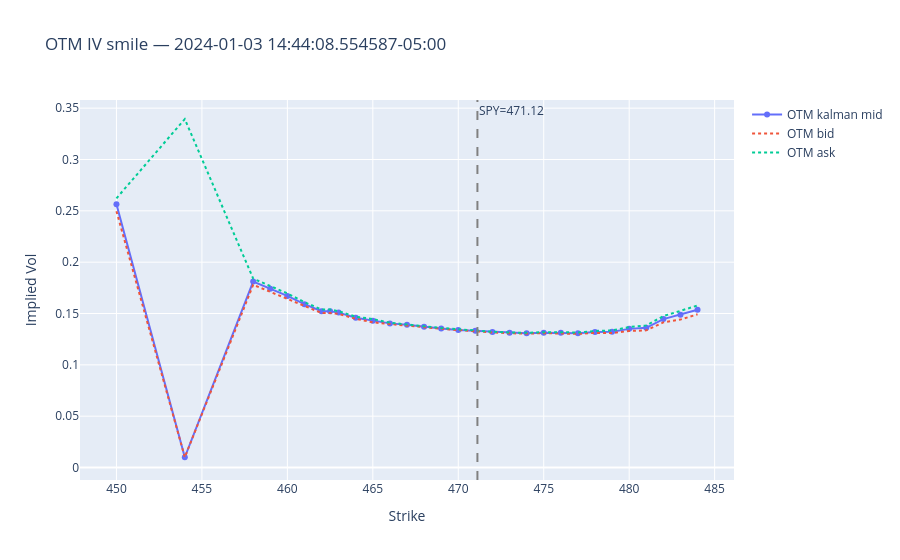

Source (notebook cell):
### Code cell
spy_mid = df_spy.filter(pl.col("ts_ns") <= snapshot_ts)["price"][-1]

otm_strikes = sorted(set(strikes_C) | set(strikes_P))
otm_mid, otm_bid, otm_ask = [], [], []

for k in otm_strikes:
    K_int = int(k)
    has_C = f"kalman_iv_{K_int}_C" in row.columns
    has_P = f"kalman_iv_{K_int}_P" in row.columns

    bid_C = row[f"bid_iv_{K_int}_C"][0] if has_C else None
    ask_C = row[f"ask_iv_{K_int}_C"][0] if has_C else None
    bid_P = row[f"bid_iv_{K_int}_P"][0] if has_P else None
    ask_P = row[f"ask_iv_{K_int}_P"][0] if has_P else None

    if has_C and has_P and None not in (bid_C, ask_C, bid_P, ask_P):
        i_bid = max(bid_C, bid_P)
        i_ask = min(ask_C, ask_P)
        if i_bid <= i_ask:
            # spreads overlap → use intersection
            otm_bid.append(i_bid)
            otm_ask.append(i_ask)
            otm_mid.append((i_bid + i_ask) / 2)
        else:
            # no overlap → use OTM leg
            if k > spy_mid:
                otm_bid.append(bid_C)
                otm_ask.append(ask_C)
                otm_mid.append(row[f"kalman_iv_{K_int}_C"][0])
            else:
                otm_bid.append(bid_P)
                otm_ask.append(ask_P)
                otm_mid.append(row[f"kalman_iv_{K_int}_P"][0])
    elif has_C and None not in (bid_C, ask_C):
        otm_bid.append(bid_C)
        otm_ask.append(ask_C)
        otm_mid.append(row[f"kalman_iv_{K_int}_C"][0])
    elif has_P and None not in (bid_P, ask_P):
        otm_bid.append(bid_P)
        otm_ask.append(ask_P)
        otm_mid.append(row[f"kalman_iv_{K_int}_P"][0])
    else:
        otm_bid.append(None)
        otm_ask.append(None)
        otm_mid.append(None)

fig = go.Figure()
fig.add_trace(go.Scatter(x=otm_strikes, y=otm_mid, mode="lines+markers", name="OTM kalman mid"))
fig.add_trace(
    go.Scatter(x=otm_strikes, y=otm_bid, mode="lines", name="OTM bid", line=dict(dash="dot"))
)
fig.add_trace(
    go.Scatter(x=otm_strikes, y=otm_ask, mode="lines", name="OTM ask", line=dict(dash="dot"))
)
fig.add_vline(x=spy_mid, line_dash="dash", line_color="gray", annotation_text=f"SPY={spy_mid:.2f}")
fig.update_layout(
    title=f"OTM IV smile — {snapshot_ts}",
    xaxis_title="Strike",
    yaxis_title="Implied Vol",
)
fig.show()

### Figure 1 — Plotly figure (JSON) as saved in the notebook; plotly's stock layout.template omitted (floating-point values rounded to 4 significant figures)
{"data": [{"mode": "lines+markers", "name": "OTM kalman mid", "type": "scatter", "x": [450, 454, 458, 459, 460, 461, 462, 462.5, 463, 464, 465, 466, 467, 468, 469, 470, 471, 472, 473, 474, 475, 476, 477, 478, 479, 480, 481, 482, 483, 484], "y": [0.2564, 0.01, 0.1811, 0.1741, 0.1672, 0.1591, 0.1522, 0.1522, 0.1509, 0.1458, 0.143, 0.1404, 0.1391, 0.1371, 0.1355, 0.1341, 0.1332, 0.1319, 0.1312, 0.1308, 0.1314, 0.1313, 0.1309, 0.1321, 0.1322, 0.135, 0.1361, 0.1445, 0.1487, 0.1537]}, {"line": {"dash": "dot"}, "mode": "lines", "name": "OTM bid", "type": "scatter", "x": [450, 454, 458, 459, 460, 461, 462, 462.5, 463, 464, 465, 466, 467, 468, 469, 470, 471, 472, 473, 474, 475, 476, 477, 478, 479, 480, 481, 482, 483, 484], "y": [0.2497, 0.01, 0.178, 0.1711, 0.1646, 0.1569, 0.1505, 0.1505, 0.1496, 0.1448, 0.1414, 0.1397, 0.1385, 0.1367, 0.1351, 0.1337, 0.1329, 0.1315, 0.1308, 0.1304, 0.1309, 0.1308, 0.1301, 0.1311, 0.1309, 0.133, 0.1336, 0.1414, 0.1441, 0.1493]}, {"line": {"dash": "dot"}, "mode": "lines", "name": "OTM ask", "type": "scatter", "x": [450, 454, 458, 459, 460, 461, 462, 462.5, 463, 464, 465, 466, 467, 468, 469, 470, 471, 472, 473, 474, 475, 476, 477, 478, 479, 480, 481, 482, 483, 484], "y": [0.2622, 0.3395, 0.184, 0.1769, 0.1695, 0.1611, 0.1538, 0.1538, 0.1522, 0.1469, 0.1446, 0.141, 0.1396, 0.1376, 0.1359, 0.1344, 0.1334, 0.1322, 0.1315, 0.1312, 0.1319, 0.1319, 0.1316, 0.133, 0.1335, 0.1368, 0.1384, 0.1475, 0.1524, 0.1578]}], "layout": {"annotations": [{"showarrow": false, "text": "SPY=471.12", "x": 471.1, "xanchor": "left", "xref": "x", "y": 1, "yanchor": "top", "yref": "y domain"}], "shapes": [{"line": {"color": "gray", "dash": "dash"}, "type": "line", "x0": 471.1, "x1": 471.1, "xref": "x", "y0": 0, "y1": 1, "yref": "y domain"}], "title": {"text": "OTM IV smile — 2024-01-03 14:44:08.554587-05:00"}, "xaxis": {"title": {"text": "Strike"}}, "yaxis": {"title": {"text": "Implied Vol"}}}}
